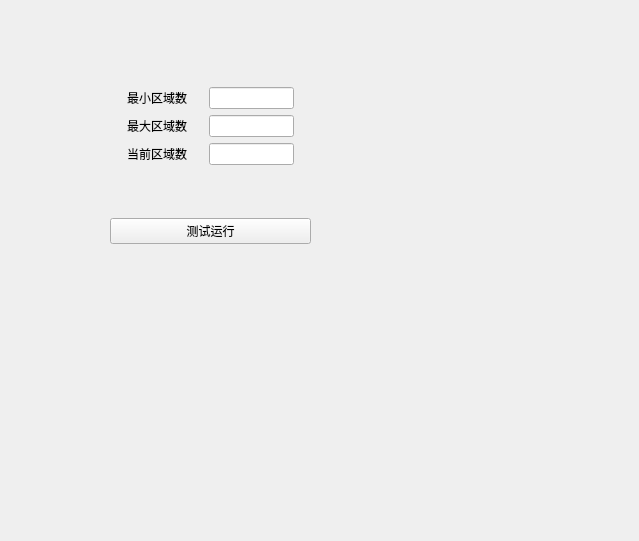
<?xml version="1.0" encoding="UTF-8"?>
<ui version="4.0">
 <class>Form_Judge</class>
 <widget class="QWidget" name="Form_Judge">
  <property name="geometry">
   <rect>
    <x>0</x>
    <y>0</y>
    <width>639</width>
    <height>541</height>
   </rect>
  </property>
  <property name="windowTitle">
   <string>Form</string>
  </property>
  <widget class="QWidget" name="JudgeTabWidget" native="true">
   <property name="geometry">
    <rect>
     <x>30</x>
     <y>30</y>
     <width>391</width>
     <height>301</height>
    </rect>
   </property>
   <widget class="QWidget" name="verticalLayoutWidget_4">
    <property name="geometry">
     <rect>
      <x>80</x>
      <y>10</y>
      <width>201</width>
      <height>251</height>
     </rect>
    </property>
    <layout class="QVBoxLayout" name="verticalLayout_5">
     <item>
      <layout class="QVBoxLayout" name="verticalLayout_2">
       <item>
        <layout class="QHBoxLayout" name="horizontalLayout">
         <item>
          <spacer name="horizontalSpacer_3">
           <property name="orientation">
            <enum>Qt::Orientation::Horizontal</enum>
           </property>
           <property name="sizeHint" stdset="0">
            <size>
             <width>40</width>
             <height>20</height>
            </size>
           </property>
          </spacer>
         </item>
         <item>
          <widget class="QLabel" name="label_14">
           <property name="text">
            <string>最小区域数</string>
           </property>
          </widget>
         </item>
         <item>
          <spacer name="horizontalSpacer">
           <property name="orientation">
            <enum>Qt::Orientation::Horizontal</enum>
           </property>
           <property name="sizeHint" stdset="0">
            <size>
             <width>40</width>
             <height>20</height>
            </size>
           </property>
          </spacer>
         </item>
         <item>
          <widget class="QLineEdit" name="lineEdit_minRegionCount"/>
         </item>
         <item>
          <spacer name="horizontalSpacer_2">
           <property name="orientation">
            <enum>Qt::Orientation::Horizontal</enum>
           </property>
           <property name="sizeHint" stdset="0">
            <size>
             <width>40</width>
             <height>20</height>
            </size>
           </property>
          </spacer>
         </item>
        </layout>
       </item>
       <item>
        <layout class="QHBoxLayout" name="horizontalLayout_2">
         <item>
          <spacer name="horizontalSpacer_5">
           <property name="orientation">
            <enum>Qt::Orientation::Horizontal</enum>
           </property>
           <property name="sizeHint" stdset="0">
            <size>
             <width>40</width>
             <height>20</height>
            </size>
           </property>
          </spacer>
         </item>
         <item>
          <widget class="QLabel" name="label_15">
           <property name="text">
            <string>最大区域数</string>
           </property>
          </widget>
         </item>
         <item>
          <spacer name="horizontalSpacer_4">
           <property name="orientation">
            <enum>Qt::Orientation::Horizontal</enum>
           </property>
           <property name="sizeHint" stdset="0">
            <size>
             <width>40</width>
             <height>20</height>
            </size>
           </property>
          </spacer>
         </item>
         <item>
          <widget class="QLineEdit" name="lineEdit_maxRegionCount"/>
         </item>
         <item>
          <spacer name="horizontalSpacer_6">
           <property name="orientation">
            <enum>Qt::Orientation::Horizontal</enum>
           </property>
           <property name="sizeHint" stdset="0">
            <size>
             <width>40</width>
             <height>20</height>
            </size>
           </property>
          </spacer>
         </item>
        </layout>
       </item>
       <item>
        <layout class="QHBoxLayout" name="horizontalLayout_3">
         <item>
          <spacer name="horizontalSpacer_7">
           <property name="orientation">
            <enum>Qt::Orientation::Horizontal</enum>
           </property>
           <property name="sizeHint" stdset="0">
            <size>
             <width>40</width>
             <height>20</height>
            </size>
           </property>
          </spacer>
         </item>
         <item>
          <widget class="QLabel" name="label_16">
           <property name="text">
            <string>当前区域数</string>
           </property>
          </widget>
         </item>
         <item>
          <spacer name="horizontalSpacer_8">
           <property name="orientation">
            <enum>Qt::Orientation::Horizontal</enum>
           </property>
           <property name="sizeHint" stdset="0">
            <size>
             <width>40</width>
             <height>20</height>
            </size>
           </property>
          </spacer>
         </item>
         <item>
          <widget class="QLineEdit" name="lineEdit_nowRegions"/>
         </item>
         <item>
          <spacer name="horizontalSpacer_9">
           <property name="orientation">
            <enum>Qt::Orientation::Horizontal</enum>
           </property>
           <property name="sizeHint" stdset="0">
            <size>
             <width>40</width>
             <height>20</height>
            </size>
           </property>
          </spacer>
         </item>
        </layout>
       </item>
      </layout>
     </item>
     <item>
      <layout class="QHBoxLayout" name="horizontalLayout_6">
       <item>
        <widget class="QPushButton" name="btn_runTest">
         <property name="text">
          <string>测试运行</string>
         </property>
        </widget>
       </item>
      </layout>
     </item>
    </layout>
   </widget>
  </widget>
 </widget>
 <resources/>
 <connections/>
</ui>
